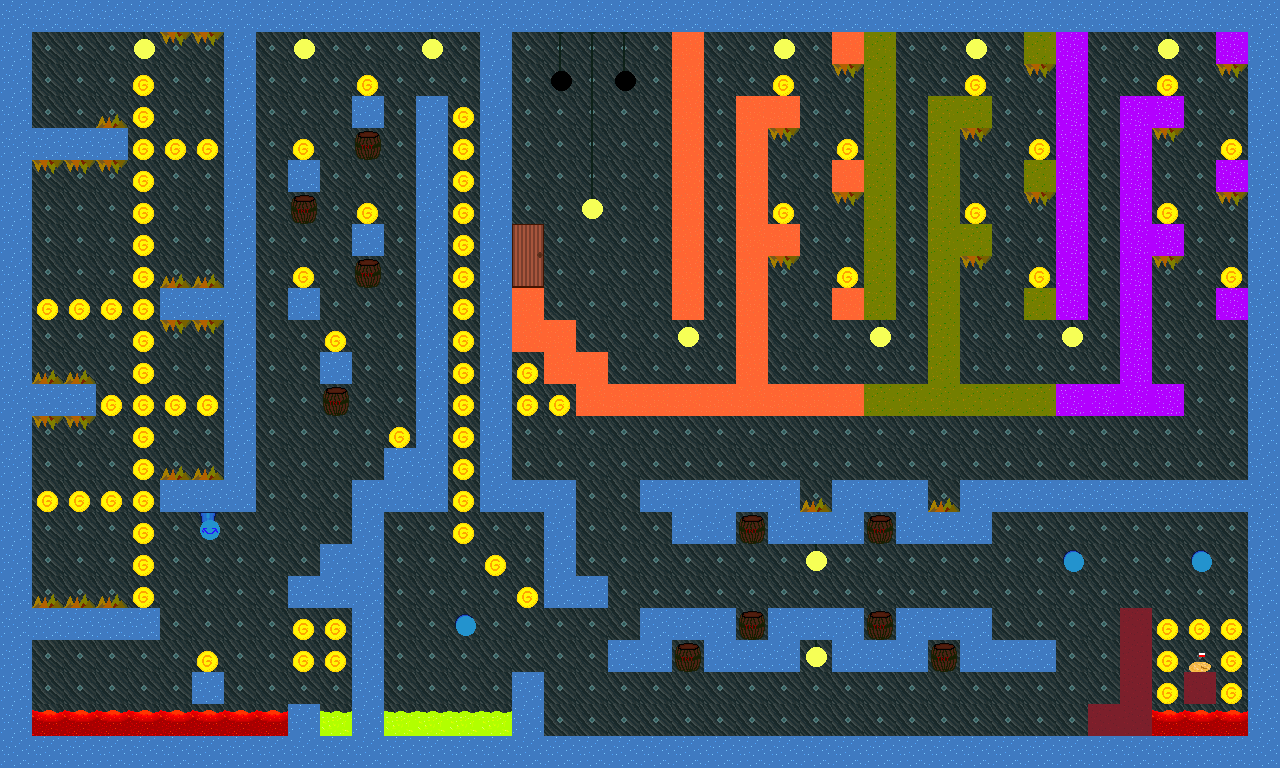

This is a level from a 2D game, rendered from its Tiled map with the project's own tilesets. A one-line summary and the map file follow, with tile-layer data summarised:
An orthogonal 40x24 tile map with 32x32 px tiles, 6 tile layers (first, second, third, lights, ...).

<map version="1.0" orientation="orthogonal" renderorder="right-down" width="40" height="24" tilewidth="32" tileheight="32" nextobjectid="1">
 <tileset firstgid="1" source="tilesheet.tsx" />
 <layer name="first" width="40" height="24">
  <data>[960 cells, 960 non-empty, 1 distinct tile ids]</data>
 </layer>
 <layer name="second" width="40" height="24">
  <data>[960 cells, 352 non-empty, 5 distinct tile ids]</data>
 </layer>
 <layer name="third" width="40" height="24">
  <data>[960 cells, 25 non-empty, 5 distinct tile ids]</data>
 </layer>
 <layer name="lights" width="40" height="24">
  <data>[960 cells, 34 non-empty, 6 distinct tile ids]</data>
 </layer>
 <layer name="active" width="40" height="24">
  <data>[960 cells, 139 non-empty, 9 distinct tile ids]</data>
 </layer>
 <layer name="enemy" width="40" height="24">
  <data>[960 cells, 0 non-empty, 0 distinct tile ids]</data>
 </layer>
</map>